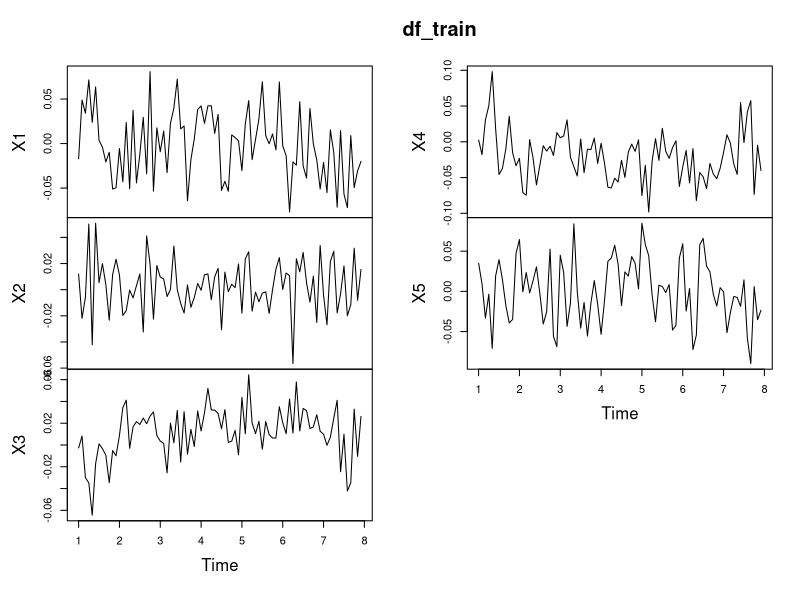

Generate this figure with R:
## ---- chunk 1
library(readr)
library(forecast)

df_train <- read_csv("./data/stock_returns_train.csv")
## ---- chunk 2
df_ts <- ts(df_train, frequency=12)

df_train <- ts(df_ts[1:(7*12),], frequency=12)
df_test <- ts(df_ts[(7*12+1):length(df_ts[,1]),], frequency=12)
## ---- chunk 3
plot(df_train)
## ---- chunk 4
oneStepAhead <- function(X_history, models) {
  # X_history: matriz o data.frame con 5 columnas (activos) y t filas (historial hasta t)
  # models: lista de 5 modelos ARIMA ya entrenados
  
  n_assets <- 5
  mu_t <- numeric(n_assets)
  sigma2_t <- numeric(n_assets)
  
  for (i in 1:n_assets) {
    # Extraer la serie histórica del activo i
    history_i <- X_history[, i]
    
    # Reajustar el modelo con el historial actualizado (opcional, depende de implementación)
    # O simplemente predecir con el modelo existente
    pred <- forecast(models[[i]], h = 1, xreg = NULL)  # ajustar si hay regresores
    
    mu_t[i] <- pred$mean
    sigma2_t[i] <- pred$model$sigma2  # varianza residual
  }
  
  return(list(
    mu = mu_t,        # E[X_t|X_{1:t-1}] para los 5 activos
    sigma2 = sigma2_t # V[X_t|X_{1:t-1}] para los 5 activos
  ))
}
## ---- chunk 5
# Entrenar modelos ARIMA con TODOS los datos de entrenamiento (7 años)
models <- list()

for (serie in 1:5) {
  # Usar auto.arima para selección automática
  model <- auto.arima(df_train[, serie])
  models[[serie]] <- model
  
  # Opcional: guardar también el orden (p,d,q) para referencia
  cat(sprintf("Serie %d: ARIMA(%d,%d,%d)\n", 
              serie, 
              model$arma[1],  # p
              model$arma[6],  # d  
              model$arma[2])) # q
}
## ---- chunk 6
# Preparar estructuras para almacenar resultados
n_test <- nrow(df_test)
all_mu <- matrix(NA, nrow = n_test, ncol = 5)
all_sigma2 <- matrix(NA, nrow = n_test, ncol = 5)
actual_values <- matrix(NA, nrow = n_test, ncol = 5)

# Historial inicial: todos los datos de entrenamiento
current_history <- df_train

for (t in 1:n_test) {
  # 1. Predecir t+1 usando historial hasta t
  pred <- oneStepAhead(current_history, models)
  
  # 2. Guardar predicciones
  all_mu[t, ] <- pred$mu
  all_sigma2[t, ] <- pred$sigma2
  
  # 3. Guardar valor real (para evaluación)
  actual_values[t, ] <- df_test[t, ]
  
  # 4. Actualizar historial añadiendo el valor real
  current_history <- rbind(current_history, df_test[t, ])
}
## ---- chunk 7
# Calcular MAPE para cada activo
mape_per_asset <- numeric(5)

for (i in 1:5) {
  errors <- abs((actual_values[, i] - all_mu[, i]) / actual_values[, i])
  mape_per_asset[i] <- mean(errors[is.finite(errors)], na.rm = TRUE) * 100
}

# MAPE promedio (métrica 1 del proyecto)
mape_promedio <- mean(mape_per_asset)
cat(sprintf("MAPE promedio: %.2f%%\n", mape_promedio))

# Mostrar MAPE por activo
for (i in 1:5) {
  cat(sprintf("Activo %d: MAPE = %.2f%%\n", i, mape_per_asset[i]))
}
